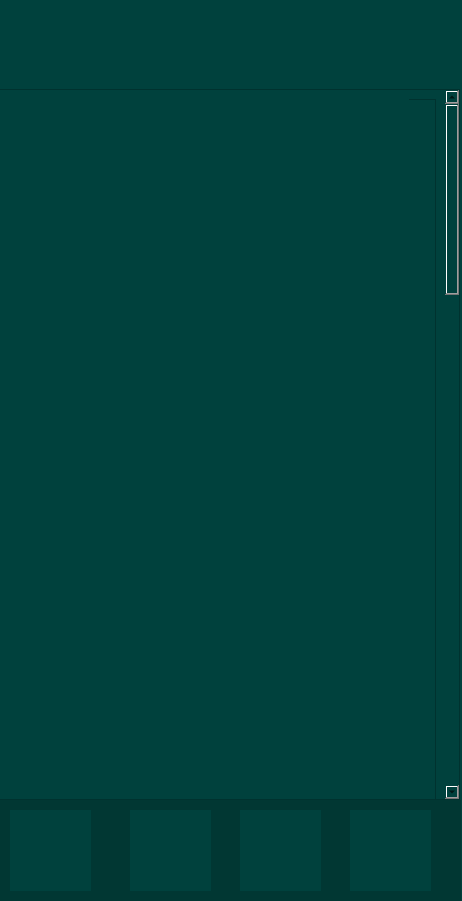
<?xml version="1.0" encoding="UTF-8"?>
<ui version="4.0">
 <class>Form</class>
 <widget class="QWidget" name="Form">
  <property name="geometry">
   <rect>
    <x>0</x>
    <y>0</y>
    <width>462</width>
    <height>901</height>
   </rect>
  </property>
  <property name="minimumSize">
   <size>
    <width>462</width>
    <height>901</height>
   </size>
  </property>
  <property name="maximumSize">
   <size>
    <width>462</width>
    <height>901</height>
   </size>
  </property>
  <property name="windowTitle">
   <string>Form</string>
  </property>
  <property name="styleSheet">
   <string notr="true">background-color: rgb(0, 65, 61);</string>
  </property>
  <widget class="QLabel" name="label">
   <property name="geometry">
    <rect>
     <x>0</x>
     <y>0</y>
     <width>462</width>
     <height>111</height>
    </rect>
   </property>
   <property name="text">
    <string/>
   </property>
   <property name="pixmap">
    <pixmap>pag - infos/info.png</pixmap>
   </property>
  </widget>
  <widget class="QLabel" name="label_4">
   <property name="geometry">
    <rect>
     <x>0</x>
     <y>800</y>
     <width>461</width>
     <height>101</height>
    </rect>
   </property>
   <property name="styleSheet">
    <string notr="true">background-color: rgb(1, 55, 51);</string>
   </property>
   <property name="text">
    <string/>
   </property>
  </widget>
  <widget class="QPushButton" name="botaomenu">
   <property name="geometry">
    <rect>
     <x>10</x>
     <y>810</y>
     <width>81</width>
     <height>81</height>
    </rect>
   </property>
   <property name="styleSheet">
    <string notr="true">#botaomenu{
border:none;
}</string>
   </property>
   <property name="text">
    <string/>
   </property>
   <property name="icon">
    <iconset>
     <normaloff>icones de navegação/ICONE-MENU.png</normaloff>icones de navegação/ICONE-MENU.png</iconset>
   </property>
   <property name="iconSize">
    <size>
     <width>81</width>
     <height>81</height>
    </size>
   </property>
  </widget>
  <widget class="QPushButton" name="botaotreino">
   <property name="geometry">
    <rect>
     <x>130</x>
     <y>810</y>
     <width>81</width>
     <height>81</height>
    </rect>
   </property>
   <property name="styleSheet">
    <string notr="true">#botaotreino{
border:none;
}</string>
   </property>
   <property name="text">
    <string/>
   </property>
   <property name="icon">
    <iconset>
     <normaloff>icones de navegação/ICONE-TREINO.png</normaloff>icones de navegação/ICONE-TREINO.png</iconset>
   </property>
   <property name="iconSize">
    <size>
     <width>81</width>
     <height>81</height>
    </size>
   </property>
  </widget>
  <widget class="QPushButton" name="botaoconfig">
   <property name="geometry">
    <rect>
     <x>240</x>
     <y>810</y>
     <width>81</width>
     <height>81</height>
    </rect>
   </property>
   <property name="styleSheet">
    <string notr="true">#botaoconfig{
border:none;
}</string>
   </property>
   <property name="text">
    <string/>
   </property>
   <property name="icon">
    <iconset>
     <normaloff>icones de navegação/ICONE-CONFIG.png</normaloff>icones de navegação/ICONE-CONFIG.png</iconset>
   </property>
   <property name="iconSize">
    <size>
     <width>81</width>
     <height>81</height>
    </size>
   </property>
  </widget>
  <widget class="QPushButton" name="botaoperfil">
   <property name="geometry">
    <rect>
     <x>350</x>
     <y>810</y>
     <width>81</width>
     <height>81</height>
    </rect>
   </property>
   <property name="styleSheet">
    <string notr="true">#botaoperfil{
border:none;
}</string>
   </property>
   <property name="text">
    <string/>
   </property>
   <property name="icon">
    <iconset>
     <normaloff>icones de navegação/ICONE-PERFIL.png</normaloff>icones de navegação/ICONE-PERFIL.png</iconset>
   </property>
   <property name="iconSize">
    <size>
     <width>80</width>
     <height>80</height>
    </size>
   </property>
  </widget>
  <widget class="QScrollArea" name="scrollArea">
   <property name="geometry">
    <rect>
     <x>-1</x>
     <y>89</y>
     <width>461</width>
     <height>711</height>
    </rect>
   </property>
   <property name="widgetResizable">
    <bool>true</bool>
   </property>
   <widget class="QWidget" name="scrollAreaWidgetContents">
    <property name="geometry">
     <rect>
      <x>0</x>
      <y>0</y>
      <width>442</width>
      <height>2518</height>
     </rect>
    </property>
    <layout class="QVBoxLayout" name="verticalLayout">
     <item>
      <widget class="QFrame" name="frame">
       <property name="minimumSize">
        <size>
         <width>400</width>
         <height>2500</height>
        </size>
       </property>
       <property name="frameShape">
        <enum>QFrame::StyledPanel</enum>
       </property>
       <property name="frameShadow">
        <enum>QFrame::Raised</enum>
       </property>
       <widget class="QLabel" name="label_2">
        <property name="geometry">
         <rect>
          <x>-10</x>
          <y>-10</y>
          <width>410</width>
          <height>2500</height>
         </rect>
        </property>
        <property name="text">
         <string/>
        </property>
        <property name="pixmap">
         <pixmap>pag - infos/infos.png</pixmap>
        </property>
       </widget>
      </widget>
     </item>
    </layout>
   </widget>
  </widget>
 </widget>
 <resources/>
 <connections/>
</ui>
